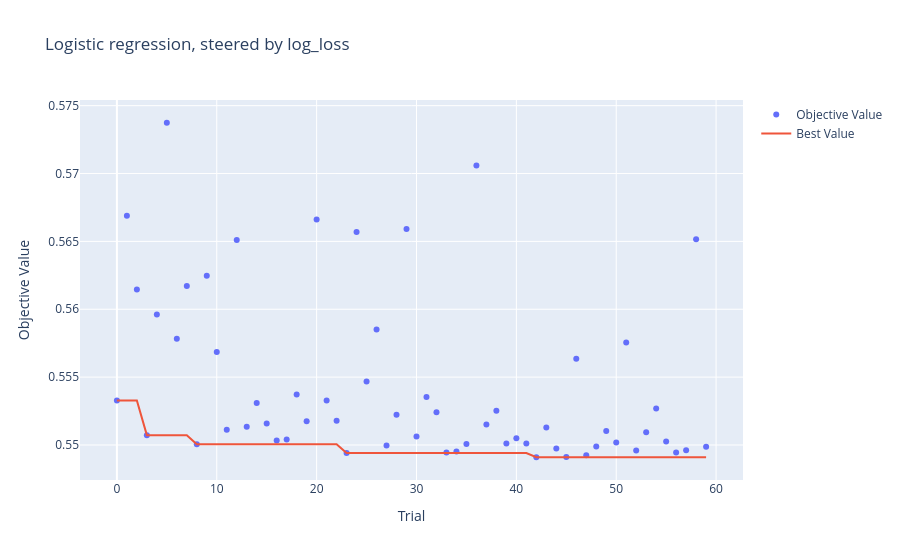
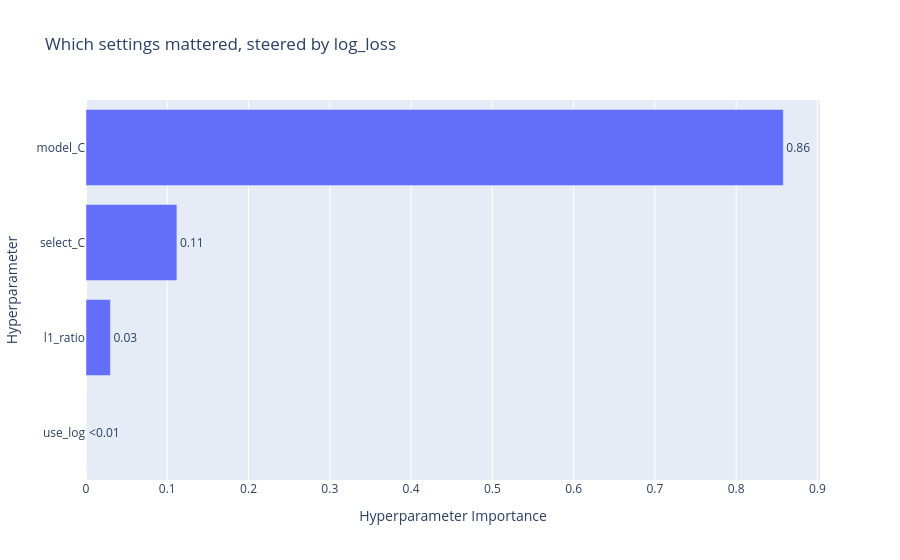
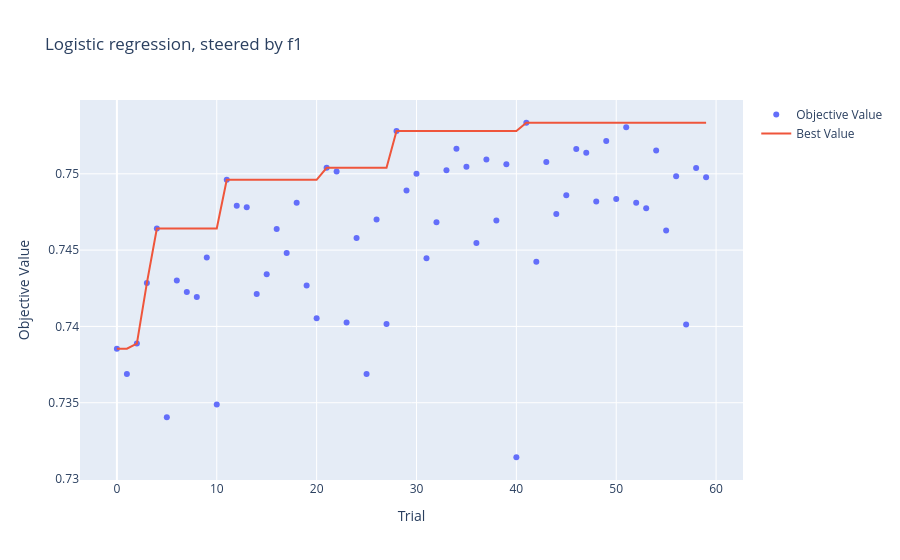
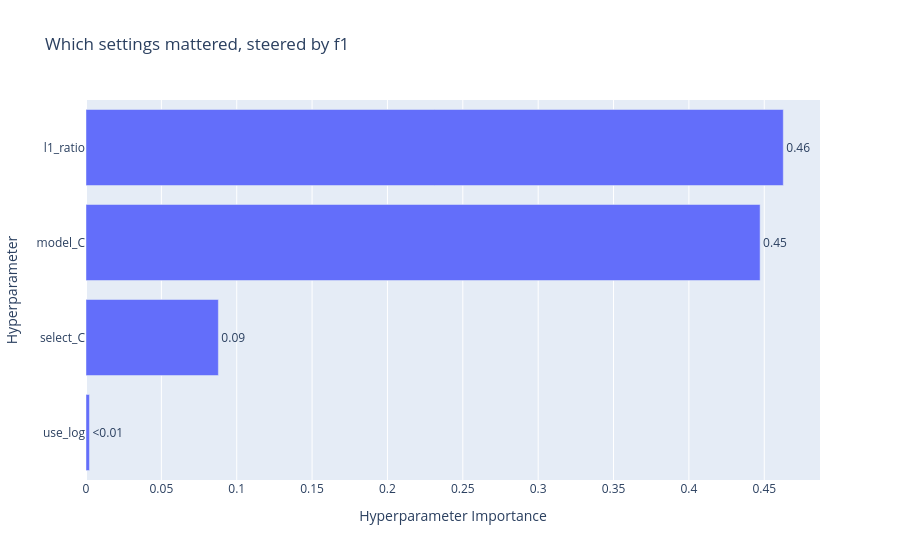

The notebook cell these images were saved under, in order:
### Markdown cell above
The charts below show how each search progressed, which settings mattered most, and how log-loss and F1 relate across all trials.

### Code cell
for objective, study in study_lin.items():
    plot_optimization_history(study).update_layout(title=f"Logistic regression, steered by {objective}").show()
    plot_param_importances(study).update_layout(title=f"Which settings mattered, steered by {objective}").show()

# How log-loss moves with each setting (log-loss search)
plot_slice(study_lin["log_loss"]).update_layout(title="Log-loss against each setting").show()

### Figure 1 — Plotly figure (JSON) as saved in the notebook; plotly's stock layout.template omitted (floating-point values rounded to 4 significant figures)
{"data": [{"mode": "markers", "name": "Objective Value", "type": "scatter", "x": [0, 1, 2, 3, 4, 5, 6, 7, 8, 9, 10, 11, 12, 13, 14, 15, 16, 17, 18, 19, 20, 21, 22, 23, 24, 25, 26, 27, 28, 29, 30, 31, 32, 33, 34, 35, 36, 37, 38, 39, 40, 41, 42, 43, 44, 45, 46, 47, 48, 49, 50, 51, 52, 53, 54, 55, 56, 57, 58, 59], "y": [0.5533, 0.5669, 0.5615, 0.5507, 0.5596, 0.5737, 0.5578, 0.5617, 0.5501, 0.5625, 0.5569, 0.5511, 0.5651, 0.5513, 0.5531, 0.5516, 0.5503, 0.5504, 0.5537, 0.5518, 0.5666, 0.5533, 0.5518, 0.5494, 0.5657, 0.5547, 0.5585, 0.55, 0.5522, 0.5659, 0.5506, 0.5535, 0.5524, 0.5494, 0.5495, 0.5501, 0.5706, 0.5515, 0.5525, 0.5501, 0.5505, 0.5501, 0.5491, 0.5513, 0.5497, 0.5491, 0.5563, 0.5492, 0.5499, 0.551, 0.5502, 0.5575, 0.5496, 0.5509, 0.5527, 0.5502, 0.5494, 0.5496, 0.5652, 0.5499]}, {"mode": "lines", "name": "Best Value", "type": "scatter", "x": [0, 1, 2, 3, 4, 5, 6, 7, 8, 9, 10, 11, 12, 13, 14, 15, 16, 17, 18, 19, 20, 21, 22, 23, 24, 25, 26, 27, 28, 29, 30, 31, 32, 33, 34, 35, 36, 37, 38, 39, 40, 41, 42, 43, 44, 45, 46, 47, 48, 49, 50, 51, 52, 53, 54, 55, 56, 57, 58, 59], "y": [0.5533, 0.5533, 0.5533, 0.5507, 0.5507, 0.5507, 0.5507, 0.5507, 0.5501, 0.5501, 0.5501, 0.5501, 0.5501, 0.5501, 0.5501, 0.5501, 0.5501, 0.5501, 0.5501, 0.5501, 0.5501, 0.5501, 0.5501, 0.5494, 0.5494, 0.5494, 0.5494, 0.5494, 0.5494, 0.5494, 0.5494, 0.5494, 0.5494, 0.5494, 0.5494, 0.5494, 0.5494, 0.5494, 0.5494, 0.5494, 0.5494, 0.5494, 0.5491, 0.5491, 0.5491, 0.5491, 0.5491, 0.5491, 0.5491, 0.5491, 0.5491, 0.5491, 0.5491, 0.5491, 0.5491, 0.5491, 0.5491, 0.5491, 0.5491, 0.5491]}, {"marker": {"color": "#cccccc"}, "mode": "markers", "name": "Infeasible Trial", "showlegend": false, "type": "scatter", "x": [], "y": []}], "layout": {"title": {"text": "Logistic regression, steered by log_loss"}, "xaxis": {"title": {"text": "Trial"}}, "yaxis": {"title": {"text": "Objective Value"}}}}

### Figure 2 — Plotly figure (JSON) as saved in the notebook; plotly's stock layout.template omitted (floating-point values rounded to 4 significant figures)
{"data": [{"cliponaxis": false, "hovertemplate": ["use_log (CategoricalDistribution): 8.00345782449487e-06<extra></extra>", "l1_ratio (FloatDistribution): 0.030072544464401742<extra></extra>", "select_C (FloatDistribution): 0.11187179026990259<extra></extra>", "model_C (FloatDistribution): 0.8580476618078713<extra></extra>"], "name": "Objective Value", "orientation": "h", "text": ["<0.01", "0.03", "0.11", "0.86"], "textposition": "outside", "type": "bar", "x": [8.003e-06, 0.03007, 0.1119, 0.858], "y": ["use_log", "l1_ratio", "select_C", "model_C"]}], "layout": {"title": {"text": "Which settings mattered, steered by log_loss"}, "xaxis": {"title": {"text": "Hyperparameter Importance"}}, "yaxis": {"title": {"text": "Hyperparameter"}}}}

### Figure 3 — Plotly figure (JSON) as saved in the notebook; plotly's stock layout.template omitted (floating-point values rounded to 4 significant figures)
{"data": [{"mode": "markers", "name": "Objective Value", "type": "scatter", "x": [0, 1, 2, 3, 4, 5, 6, 7, 8, 9, 10, 11, 12, 13, 14, 15, 16, 17, 18, 19, 20, 21, 22, 23, 24, 25, 26, 27, 28, 29, 30, 31, 32, 33, 34, 35, 36, 37, 38, 39, 40, 41, 42, 43, 44, 45, 46, 47, 48, 49, 50, 51, 52, 53, 54, 55, 56, 57, 58, 59], "y": [0.7385, 0.7369, 0.7389, 0.7428, 0.7464, 0.7341, 0.743, 0.7422, 0.7419, 0.7445, 0.7349, 0.7496, 0.7479, 0.7478, 0.7421, 0.7434, 0.7464, 0.7448, 0.7481, 0.7427, 0.7405, 0.7504, 0.7502, 0.7403, 0.7458, 0.7369, 0.747, 0.7402, 0.7528, 0.7489, 0.75, 0.7445, 0.7468, 0.7502, 0.7516, 0.7505, 0.7455, 0.7509, 0.7469, 0.7506, 0.7314, 0.7533, 0.7442, 0.7508, 0.7474, 0.7486, 0.7516, 0.7514, 0.7482, 0.7521, 0.7484, 0.753, 0.7481, 0.7477, 0.7515, 0.7463, 0.7498, 0.7401, 0.7504, 0.7498]}, {"mode": "lines", "name": "Best Value", "type": "scatter", "x": [0, 1, 2, 3, 4, 5, 6, 7, 8, 9, 10, 11, 12, 13, 14, 15, 16, 17, 18, 19, 20, 21, 22, 23, 24, 25, 26, 27, 28, 29, 30, 31, 32, 33, 34, 35, 36, 37, 38, 39, 40, 41, 42, 43, 44, 45, 46, 47, 48, 49, 50, 51, 52, 53, 54, 55, 56, 57, 58, 59], "y": [0.7385, 0.7385, 0.7389, 0.7428, 0.7464, 0.7464, 0.7464, 0.7464, 0.7464, 0.7464, 0.7464, 0.7496, 0.7496, 0.7496, 0.7496, 0.7496, 0.7496, 0.7496, 0.7496, 0.7496, 0.7496, 0.7504, 0.7504, 0.7504, 0.7504, 0.7504, 0.7504, 0.7504, 0.7528, 0.7528, 0.7528, 0.7528, 0.7528, 0.7528, 0.7528, 0.7528, 0.7528, 0.7528, 0.7528, 0.7528, 0.7528, 0.7533, 0.7533, 0.7533, 0.7533, 0.7533, 0.7533, 0.7533, 0.7533, 0.7533, 0.7533, 0.7533, 0.7533, 0.7533, 0.7533, 0.7533, 0.7533, 0.7533, 0.7533, 0.7533]}, {"marker": {"color": "#cccccc"}, "mode": "markers", "name": "Infeasible Trial", "showlegend": false, "type": "scatter", "x": [], "y": []}], "layout": {"title": {"text": "Logistic regression, steered by f1"}, "xaxis": {"title": {"text": "Trial"}}, "yaxis": {"title": {"text": "Objective Value"}}}}

### Figure 4 — Plotly figure (JSON) as saved in the notebook; plotly's stock layout.template omitted (floating-point values rounded to 4 significant figures)
{"data": [{"cliponaxis": false, "hovertemplate": ["use_log (CategoricalDistribution): 0.002298180395440992<extra></extra>", "select_C (FloatDistribution): 0.08782281333932612<extra></extra>", "model_C (FloatDistribution): 0.44725069254002936<extra></extra>", "l1_ratio (FloatDistribution): 0.46262831372520347<extra></extra>"], "name": "Objective Value", "orientation": "h", "text": ["<0.01", "0.09", "0.45", "0.46"], "textposition": "outside", "type": "bar", "x": [0.002298, 0.08782, 0.4473, 0.4626], "y": ["use_log", "select_C", "model_C", "l1_ratio"]}], "layout": {"title": {"text": "Which settings mattered, steered by f1"}, "xaxis": {"title": {"text": "Hyperparameter Importance"}}, "yaxis": {"title": {"text": "Hyperparameter"}}}}
